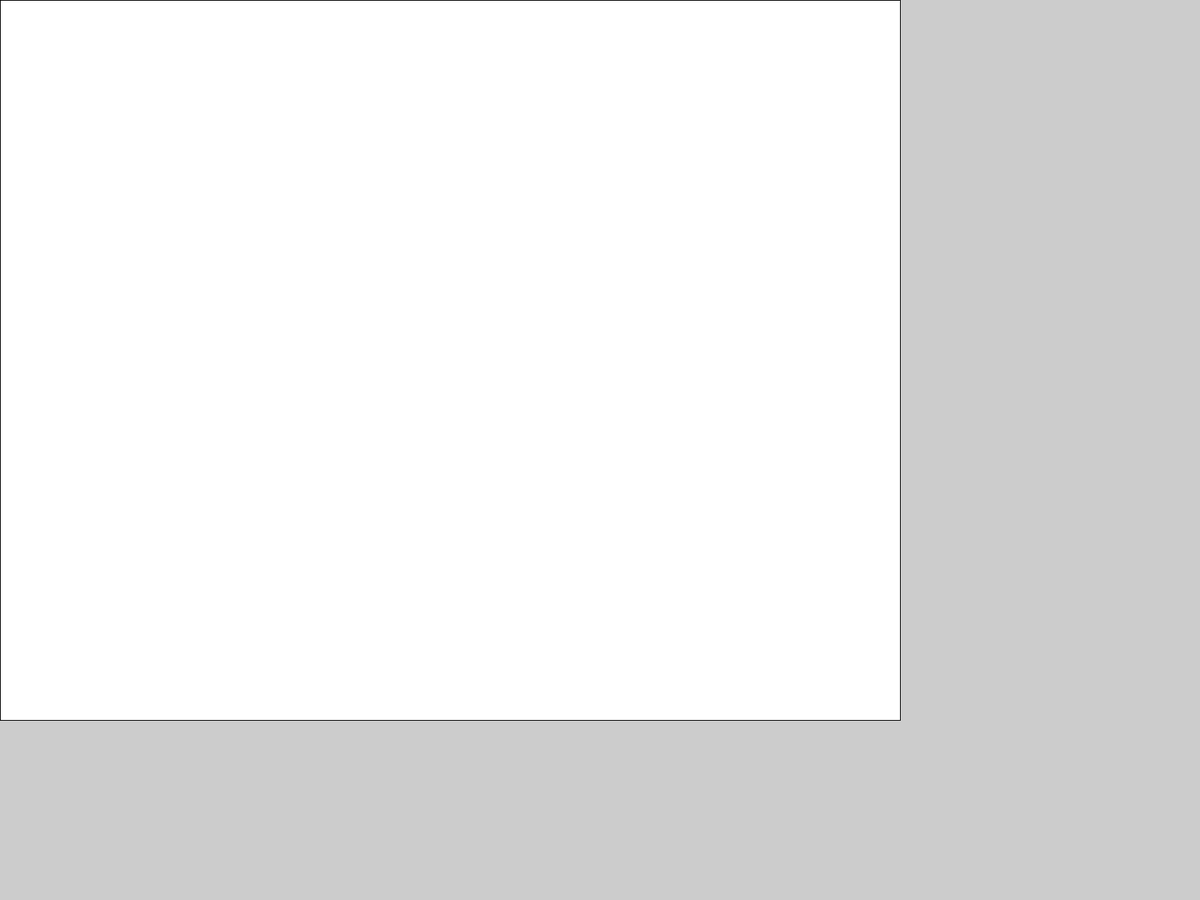
Frame 1 (no input)
Frame 60 (the mouse pressed at the canvas centre just before this capture): identical to frame 1, image omitted
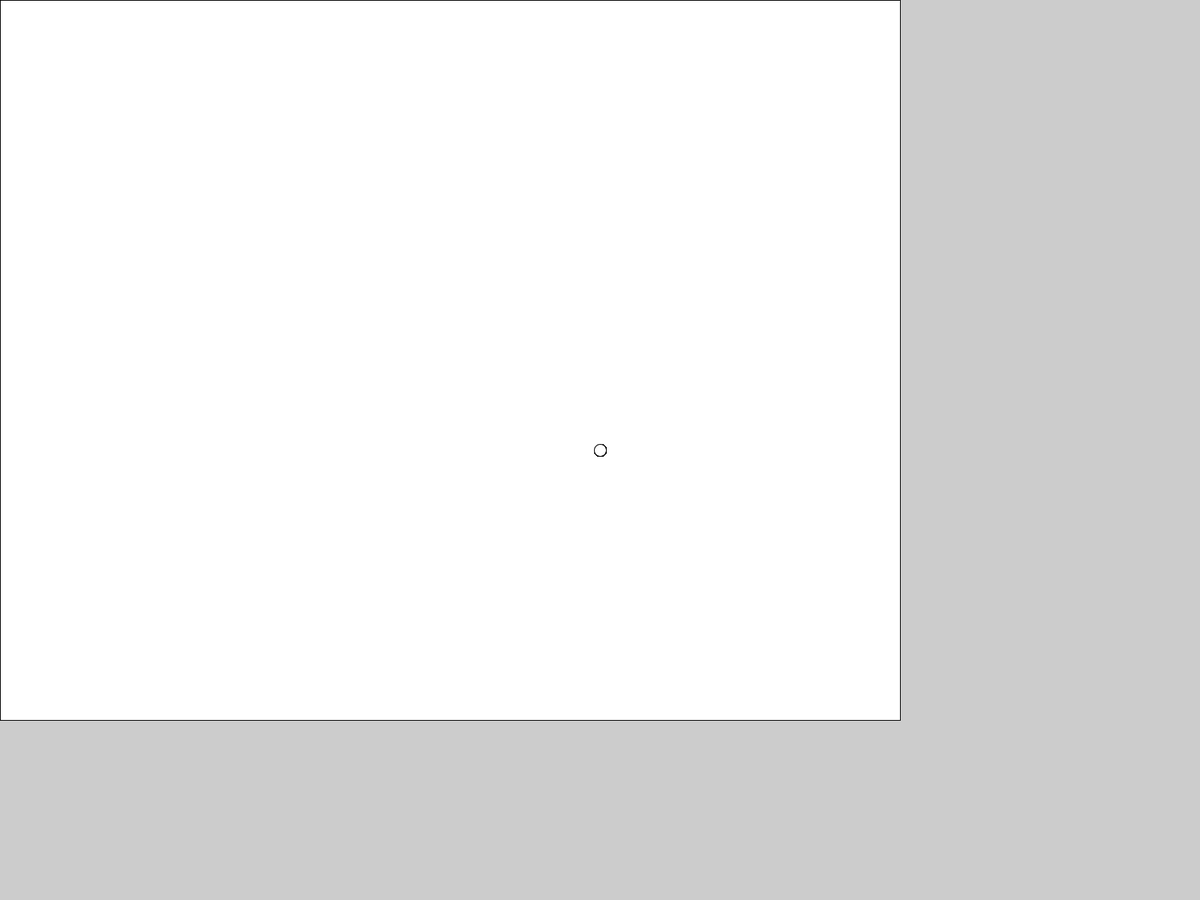
Frame 120 (the mouse held since frame 60 and released just before this capture)

The Processing sketch that drew these frames (run headless with seeded random() and noise(); from frame 60 on, the mouse is pressed at the canvas centre):

// Processing sketch: art_program
// ── art_program.pde
float artSurfaceX, artSurfaceY, artSurfaceWidth, artSurfaceHeight, drawingDiameter;
Boolean draw=false;

void setup() {
  fullScreen();
  population();
  //
   rect(artSurfaceX, artSurfaceY, artSurfaceWidth, artSurfaceHeight);
}//End setup()

void draw() {
  if ( draw == true &&  mouseX>artSurfaceX && mouseX<artSurfaceX+artSurfaceWidth && mouseY>artSurfaceY && mouseY<artSurfaceY+artSurfaceHeight)
  {
    ellipse(mouseX, mouseY, drawingDiameter, drawingDiameter); //This code-line is for line vs. circle
  }//End line draw
}//End draw()

void mousePressed() {
  if ( mouseX>artSurfaceX && mouseX<artSurfaceX+artSurfaceWidth && mouseY>artSurfaceY && mouseY<artSurfaceY+artSurfaceHeight )
  {
    if (draw == false)
    {
      draw = true;
    } else {
      draw = false;
    }//End draw boolean
  }//End line draw  
}//End mousePressed()

void keyPressed() {
  
}//End keyPressed()

// ── populat.pde
void population() {
  artSurfaceX = displayWidth*0;
  artSurfaceY = displayHeight*0;
  artSurfaceWidth = displayWidth*3/4;
  artSurfaceHeight = displayHeight*4/5;
  //
  drawingDiameter = width*1/100;
}//End population()

// ── text.pde
//Global Variable

void textQuitButton() {
}//End textQuitButton

void text() {
}//End text()
